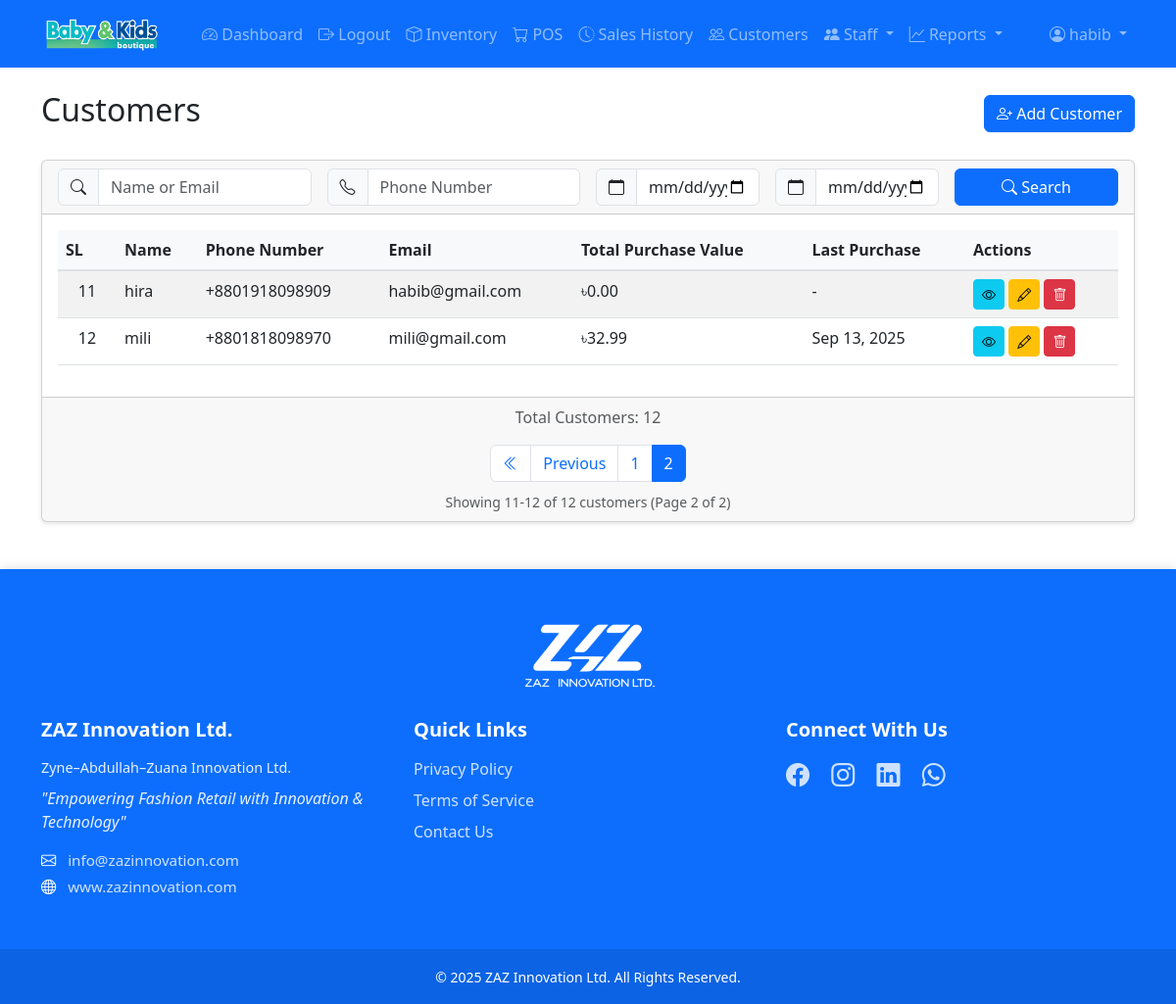
Before: /accounts/customers/?page=2 (signed in) with the older database file.
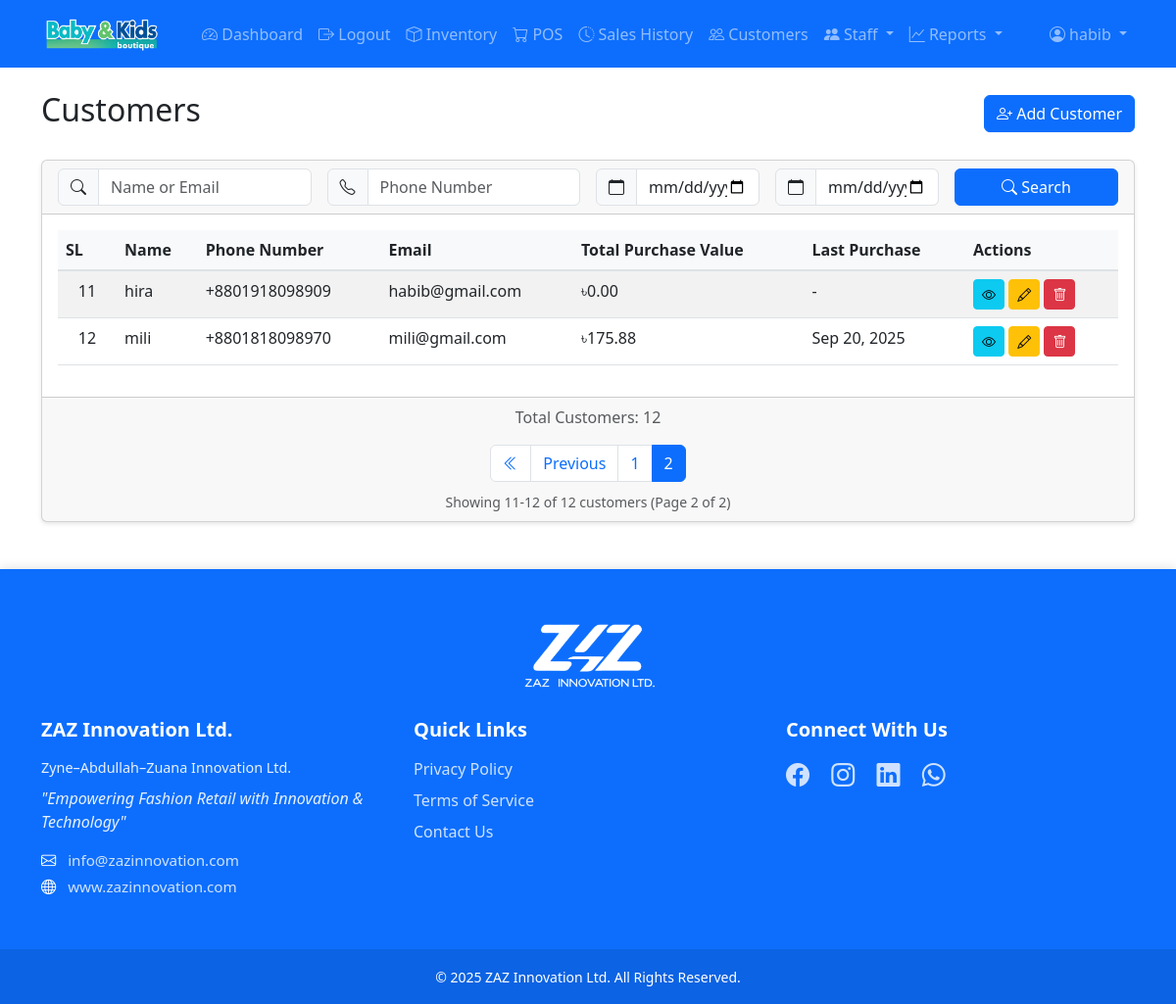
After: the same page with the newer database file.
### accounts/models.py (models this page shows, shortened)
class Customer(models.Model):
    name = models.CharField(max_length=100)
    email = models.EmailField(blank=True, null=True)
    phone_number = models.CharField(max_length=14, blank=True, null=True,
                                  help_text="")
    total_purchase_value = models.DecimalField(
        max_digits=12,
        decimal_places=2,
        default=0,
        validators=[MinValueValidator(0)]
    )
    created_at = models.DateTimeField(auto_now_add=True)
    updated_at = models.DateTimeField(auto_now=True)

### sales/models.py (models this page shows, shortened)
class Order(models.Model):
    ORDER_STATUS_CHOICES = [
        ('pending', 'Pending'),
        ('completed', 'Completed'),
        ('cancelled', 'Cancelled'),
    ]
    customer = models.ForeignKey('accounts.Customer', null=True, on_delete=models.PROTECT)
    salesperson = models.ForeignKey(User, on_delete=models.PROTECT)
    shop_assistant = models.ForeignKey(
        'accounts.ShopAssistant',
        null=True,
        blank=True,
        on_delete=models.SET_NULL,
        help_text="Shop assistant who helped with this sale"
    )
    order_date = models.DateTimeField(auto_now_add=True)
    subtotal = models.DecimalField(max_digits=10, decimal_places=2, validators=[MinValueValidator(0)], default=0)
    tax = models.DecimalField(max_digits=10, decimal_places=2, validators=[MinValueValidator(0)], default=0)
    total = models.DecimalField(max_digits=10, decimal_places=2, validators=[MinValueValidator(0)], default=0)
    status = models.CharField(max_length=20, choices=ORDER_STATUS_CHOICES, default='pending')

### accounts/views.py (the view)
# urls.py: path('customers/', views.CustomerListView.as_view(), name='customer-list'),
class CustomerListView(LoginRequiredMixin, ListView):
    model = Customer
    template_name = 'accounts/customer_list.html'
    context_object_name = 'customers'
    paginate_by = 10
    def get_queryset(self):
        queryset = super().get_queryset().select_related()
        search_query = self.request.GET.get('search', '').strip()
        phone_query = self.request.GET.get('phone', '').strip()
        date_from = self.request.GET.get('date_from', '').strip()
        date_to = self.request.GET.get('date_to', '').strip()
        if search_query:
            queryset = queryset.filter(
                Q(name__icontains=search_query) |
                Q(email__icontains=search_query)
            )
        if phone_query:
            phone_cleaned = ''.join(filter(str.isdigit, phone_query))
            queryset = queryset.filter(phone_number__icontains=phone_cleaned)
        try:
            orders_query = Q()
            if date_from:
                date_from = datetime.strptime(date_from, '%Y-%m-%d')
                orders_query &= Q(order__order_date__gte=date_from)
            if date_to:
                date_to = datetime.strptime(date_to + ' 23:59:59', '%Y-%m-%d %H:%M:%S')
                orders_query &= Q(order__order_date__lte=date_to)
            if date_from or date_to:
                queryset = queryset.filter(orders_query).distinct()
        except ValueError:
            pass
        return queryset.order_by('-updated_at')

### templates/accounts/customer_list.html (shortened to what the changed rows need)
{% extends 'base.html' %}
{% block content %}
<div class="d-flex justify-content-between align-items-center mb-4">
    <h2>Customers</h2>
</div>
<div class="card">
    <div class="card-body">
        <div class="table-responsive">
            <table class="table table-striped">
                <thead>
                    <tr>
                        <th style="width: 60px;">SL</th>
                        <th>Name</th>
                        <th>Phone Number</th>
                        <th>Email</th>
                        <th>Total Purchase Value</th>
                        <th>Last Purchase</th>
                        <th>Actions</th>
                    </tr>
                </thead>
                <tbody>
                    {% for customer in customers %}
                    <tr>
                        <td class="text-center">{{ page_obj.start_index|add:forloop.counter0 }}</td>
                        <td>{{ customer.name }}</td>
                        <td>{{ customer.phone_number|default:"-" }}</td>
                        <td>{{ customer.email|default:"-" }}</td>
                        <td>৳{{ customer.total_purchase_value|floatformat:2 }}</td>
                        <td>
                            {% with last_order=customer.order_set.last %}
                                {% if last_order %}
                                    {{ last_order.order_date|date:"M d, Y" }}
                                {% else %}
                                    -
                                {% endif %}
                            {% endwith %}
                        </td>
                        <td>
                            <a href="{% url 'accounts:customer-detail' customer.pk %}" class="btn btn-sm btn-info">
                                <i class="bi bi-eye"></i>
                            </a>
                            <a href="{% url 'accounts:customer-edit' customer.pk %}" class="btn btn-sm btn-warning">
                                <i class="bi bi-pencil"></i>
                            </a>
                            <button type="button" class="btn btn-sm btn-danger"
                                    onclick="confirmDelete('{{ customer.pk }}')">
                                <i class="bi bi-trash"></i>
                            </button>
                        </td>
                    </tr>
                    {% empty %}
                    <tr>
                        <td colspan="6" class="text-center">No customers found.</td>
                    </tr>
                    {% endfor %}
                </tbody>
            </table>
        </div>
    </div>
</div>
{% endblock %}

Changed rows visible on the page:
changed Customer "mili": total_purchase_value "32.99" → "175.88"; order_set.last.order_date "Sep 13, 2025" → "Sep 20, 2025"
